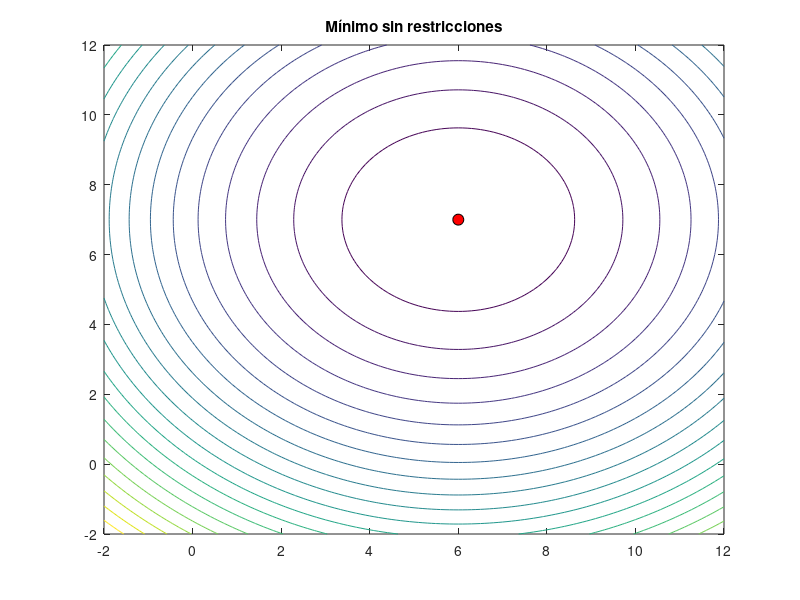

The MATLAB script that drew this image: (Note: this script raises an error after producing the figure.)
clear all; close all;
global xx;
xx=[];


% APARTADO 1

f=@(x) (x(1)-6)^2+(x(2)-7)^2;
options=optimset('Display','iter');%,'PlotFcns',@optimplotfval);
%n=2;
v0=[1 2]; 

disp('Solución con fminunc')
[vmin,fmin] =fminunc(f,v0,options)

figure()
x = -2:.1:12;
y = -2:.1:12;
[v1,v2] = meshgrid(x,y); F=(v1-6).^2 +(v2-7).^2; contour(v1,v2,F,20),hold on

title('Mínimo sin restricciones')
plot(vmin(1),vmin(2),'ko','MarkerSize',8,'MarkerFaceColor',[1 0 0])
hold off


% APARTADO 2
tic

mu_range=[0.1 1 10 100 1000]; % rango de los pesos

V=[];
F_MIN1=f(v0); % F_MIN1 será el valor mínimo de f entre todos los puntos vmin que vayamos calculando
V_MIN1=v0; % V_MIN1 será el punto que minimice a f entre todos los calculados
index=1;

% probando con todas las opciones posibles de mu_range para encontrar los mejores pesos posibles 
for i=1:length(mu_range)
    for j=1:length(mu_range)
        for k=1:length(mu_range)
            for l=1:length(mu_range)
                fp =@(x) (x(1)-6)^2+(x(2)-7)^2+...
                    mu_range(i)*max([0 (-3*x(1)-2*x(2)+6)^2]) +...
                    mu_range(j)*max([0 (-x(1)+x(2)-3)^2]) +...
                    mu_range(k)*max([0 (x(1)+x(2)-7)^2]) +...
                    mu_range(l)*max([0 (2/3*x(1)-x(2)-4/3)^2]);
                
                [vmin,fmin]=fminunc(fp,v0,options);
                factible=test_DIY2(vmin');
                if factible 
                    V(index,:)=vmin;
                    index=index+1;
                   if f(vmin)<F_MIN1
                       F_MIN1=f(vmin);
                       V_MIN1=vmin;
                       i_opt=i; j_opt=j; k_opt=k; l_opt=l;
                   end
                end
            end
        end
    end
end

figure(1)
contour(v1,v2,F,20), hold on
for i=1:length(V(:,1))
    plot(V(i,1),V(i,2),'bo'), hold on
end
plot(V_MIN1(1),V_MIN1(2),'ko','MarkerSize',8,'MarkerFaceColor',[1 0 0]), hold on
plot(x,(6-3*x)/2,'k','Linewidth',1), hold on % restricción 1
plot(x,x+3,'k','Linewidth',1), hold on % restricción 2
plot(x,7-x,'k','Linewidth',1), hold on % restricción 3
plot(x,2/3*x-4/3,'k','Linewidth',1), hold on % restricción 4
axis([-2 12 -2 12])
title('Mínimo con penalizaciones cuadráticas')
hold off

t_quad=toc;

% presentación de resultados
disp('MÉTODO DE PENALIZACIONES CUADRÁTICAS')
fprintf('v_min=[ '); fprintf('%g ', V_MIN1); fprintf('] \n');
fprintf('f(v_min)= %f\n',f(V_MIN1))
fprintf('Valores de los pesos mu_i en el óptimo: \n')
fprintf('mu_1= %4.1f \n',mu_range(i_opt))
fprintf('mu_2= %4.1f \n',mu_range(j_opt))
fprintf('mu_3= %4.1f \n',mu_range(k_opt))
fprintf('mu_4= %4.1f \n',mu_range(l_opt))
fprintf('\n')


% APARTADO 3

% Barrera inversa
tic

mu_range=[0.01:0.01:1 10 100];

V=[];
F_MIN2=f(v0);
V_MIN2=v0;
index=1;

for i=1:length(mu_range)
    fp =@(x) (x(1)-6)^2+(x(2)-7)^2 - 1/mu_range(i)*(...
        (-3*x(1)-2*x(2)+6)^(-1) +...
        (-x(1)+x(2)-3)^(-1) +...
        (x(1)+x(2)-7)^(-1) +...
        (2/3*x(1)-x(2)-4/3)^(-1));
    [vmin,fmin] =fminunc(fp,v0,options);
    factible=test_DIY2(vmin');
    if factible 
        V(index,:)=vmin;
        index=index+1;
        if f(vmin)<F_MIN2
            F_MIN2=f(vmin);
            V_MIN2=vmin;
            i_opt=i;
        end
    end
end

figure(2)
contour(v1,v2,F,20),hold on
for i=1:length(V(:,1))
    plot(V(i,1),V(i,2),'bo'), hold on
end
plot(V_MIN2(1),V_MIN2(2),'ko','MarkerSize',8,'MarkerFaceColor',[1 0 0]), hold on
plot(x,(6-3*x)/2,'k','Linewidth',1), hold on % restricción 1
plot(x,x+3,'k','Linewidth',1), hold on % restricción 2
plot(x,7-x,'k','Linewidth',1), hold on % restricción 3
plot(x,2/3*x-4/3,'k','Linewidth',1), hold on % restricción 4
axis([-2 12 -2 12])
title('Mínimo con método de barrera inversa')
hold off

t_inv=toc;

% presentación de resultados
disp('MÉTODO BARRERA INVERSA')
fprintf('v_min=[ '); fprintf('%g ', V_MIN2); fprintf('] \n');
fprintf('f(v_min)= %f\n',f(V_MIN2))
fprintf('Valor del peso mu en el óptimo: \n')
fprintf('mu= %4.3f \n',mu_range(i_opt))
fprintf('\n')


% Barrera log
tic

mu_range=[0.1 10 100:100:1e4];

V=[];
F_MIN3=f(v0);
V_MIN3=v0;
index=1;

for i=1:length(mu_range)
    fp =@(x) (x(1)-6)^2+(x(2)-7)^2 - 1/mu_range(i)*(...
        log((-3*x(1)-2*x(2)+6)*(-1)) +...
        log((-x(1)+x(2)-3)*(-1)) +...
        log((x(1)+x(2)-7)*(-1)) +...
        log((2/3*x(1)-x(2)-4/3)*(-1)));
    [vmin,fmin] =fminunc(fp,v0,options);
    factible=test_DIY2(vmin');
    if factible 
        V(index,:)=vmin;
        index=index+1;
        if f(vmin)<F_MIN3
            F_MIN3=f(vmin);
            V_MIN3=vmin;
            i_opt=i;
        end
    end
end

figure(3)
contour(v1,v2,F,20),hold on
for i=1:length(V(:,1))
    plot(V(i,1),V(i,2),'bo'), hold on
end
plot(V_MIN3(1),V_MIN3(2),'ko','MarkerSize',8,'MarkerFaceColor',[1 0 0]), hold on
plot(x,(6-3*x)/2,'k','Linewidth',1), hold on % restricción 1
plot(x,x+3,'k','Linewidth',1), hold on % restricción 2
plot(x,7-x,'k','Linewidth',1), hold on % restricción 3
plot(x,2/3*x-4/3,'k','Linewidth',1), hold on % restricción 4
axis([-2 12 -2 12])
title('Mínimo con método de barrera log')
hold off

t_log=toc;

% presentación de resultados
disp('MÉTODO BARRERA LOG')
fprintf('v_min=[ '); fprintf('%g ', V_MIN3); fprintf('] \n');
fprintf('f(v_min)= %f\n',f(V_MIN3))
fprintf('Valor del peso mu en el óptimo: \n')
fprintf('mu= %5.1f \n',mu_range(i_opt))
fprintf('\n')


% RESULTADOS FINALES

disp('TIEMPOS DE LOS MÉTODOS (s)')
fprintf('Tiempo penalizaciones cuadráticas: %4.5f \n',t_quad)
fprintf('Tiempo barrera inversa: %4.5f \n',t_inv)
fprintf('Tiempo barrera log: %4.5f \n',t_log)
fprintf('\n')